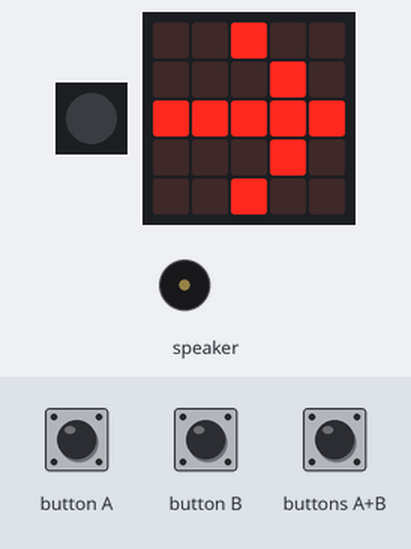
A program run on a simulated Calliope mini (MakeCode). Shown: 1 RGB LEDs in strip order, left to right, the board's 5×5 LED display, buzzer (waves = sounding). The inputs (shaded band) are chosen by the test bench. Random numbers come from a fixed seed; the run ends where the board's game-over animation would start. At 9.0 s the program stops and its outputs stay as they are.

Above: at 2.3 s.
4.1 s: button A pressed for 0.15 s
At 5.3 s:
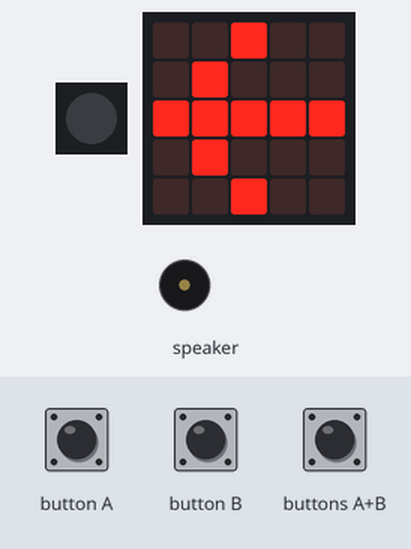
6.2 s: button B pressed for 0.15 s
At 7.5 s:
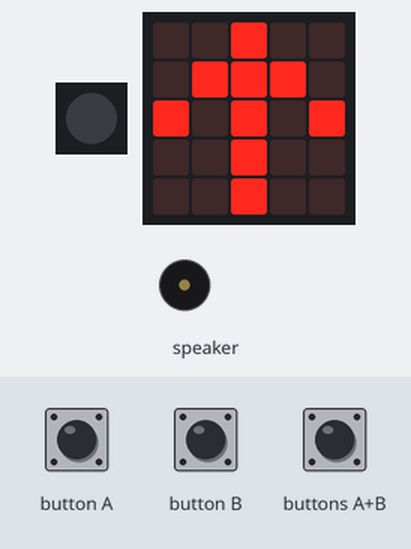
7.8 s: buttons A+B pressed for 0.15 s
At 9.7 s:
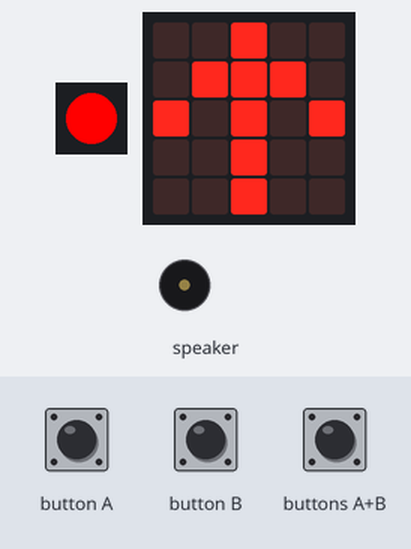
Timing chart, 0 to 10.5 s (numbered marks = the images above; inputs shaded):
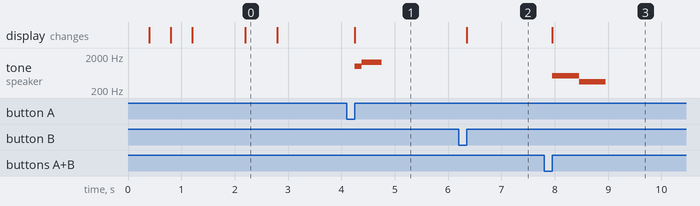

The program:

main.ts
```typescript
function showImage (_image: number) {
    if (_image == 0) {
        basic.showIcon(IconNames.ArrowNorth)
    } else if (_image == 1) {
        basic.showIcon(IconNames.ArrowEast)
    } else if (_image == 2) {
        basic.showIcon(IconNames.ArrowSouth)
    } else if (_image == 3) {
        basic.showIcon(IconNames.ArrowWest)
    }
}
input.onButtonPressed(Button.A, function () {
    guess = guess - 1
    if (guess < 0) {
        guess = 3
    }
    music.startMelody(music.builtInMelody(Melodies.BaDing), MelodyOptions.Once)
    showImage(guess)
})
input.onButtonPressed(Button.AB, function () {
    if (imageList[guessCounter] == guess) {
        basic.setLedColor(0x00ff00)
        music.playTone(349, music.beat(BeatFraction.Whole))
        music.playTone(523, music.beat(BeatFraction.Whole))
        game.addScore(1)
        guess = 0
        if (imageList.length == guessCounter + 1) {
            level += 1
            basic.pause(2000)
            startRound()
        } else {
            guessCounter += 1
        }
    } else {
        basic.setLedColor(0xff0000)
        music.playTone(523, music.beat(BeatFraction.Whole))
        music.playTone(349, music.beat(BeatFraction.Whole))
        music.startMelody(music.builtInMelody(Melodies.Dadadadum), MelodyOptions.Once)
        game.gameOver()
    }
})
input.onButtonPressed(Button.B, function () {
    guess = (guess + 1) % 4
    showImage(guess)
})
function startRound () {
    basic.turnRgbLedOff()
    basic.showAnimation(`
    . . . . . . . . . . . . # . .
    . . . . . . . # . . . # . # .
    . . # . . . # . # . # . . . #
    . . . . . . . # . . . # . # .
    . . . . . . . . . . . . # . .
    `)
basic.clearScreen()
    basic.pause(1000)
    for (let image of imageList) {
        showImage(image)
        basic.clearScreen()
        basic.pause(400)
    }
    random = randint(0, 3)
    imageList.push(random)
    showImage(random)
    basic.clearScreen()
    guessCounter = 0
}
let random = 0
let guessCounter = 0
let imageList: number[] = []
let guess = 0
let level = 1
game.setScore(0)
startRound()
```

test.ts
```typescript
// Hier kann man Tests durchführen; diese Datei wird nicht kompiliert, wenn dieses Paket als Erweiterung verwendet wird.
```

Measured:
- after the input at 4.1 s, tone on speaker: silent → 988 Hz after 0.15 s, → 1319 Hz 0.13 s later, → silent 0.38 s later; the display: changes after 0.15 s (image 1)
- after the input at 6.2 s, the display: changes after 0.15 s (image 2)
- after the input at 7.8 s, tone on speaker: silent → 523 Hz after 0.15 s, → 349 Hz 0.51 s later, → silent 0.50 s later
- what the display in image 0 shows lasts 0.6 s, from 2.2 s to 2.8 s
